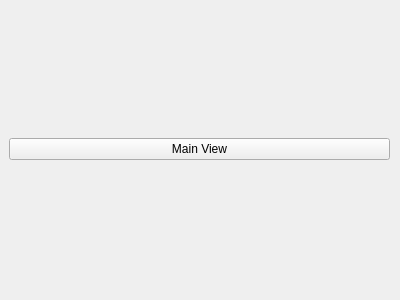
<?xml version="1.0" encoding="UTF-8"?>
<ui version="4.0">
 <class>Form</class>
 <widget class="QWidget" name="Form">
  <property name="geometry">
   <rect>
    <x>0</x>
    <y>0</y>
    <width>400</width>
    <height>300</height>
   </rect>
  </property>
  <property name="windowTitle">
   <string>Form</string>
  </property>
  <widget class="QWidget" name="verticalLayoutWidget">
   <property name="geometry">
    <rect>
     <x>9</x>
     <y>9</y>
     <width>381</width>
     <height>281</height>
    </rect>
   </property>
   <layout class="QVBoxLayout" name="verticalLayout">
    <item>
     <widget class="QPushButton" name="Main_View">
      <property name="text">
       <string>Main View</string>
      </property>
     </widget>
    </item>
   </layout>
  </widget>
 </widget>
 <resources/>
 <connections/>
</ui>
